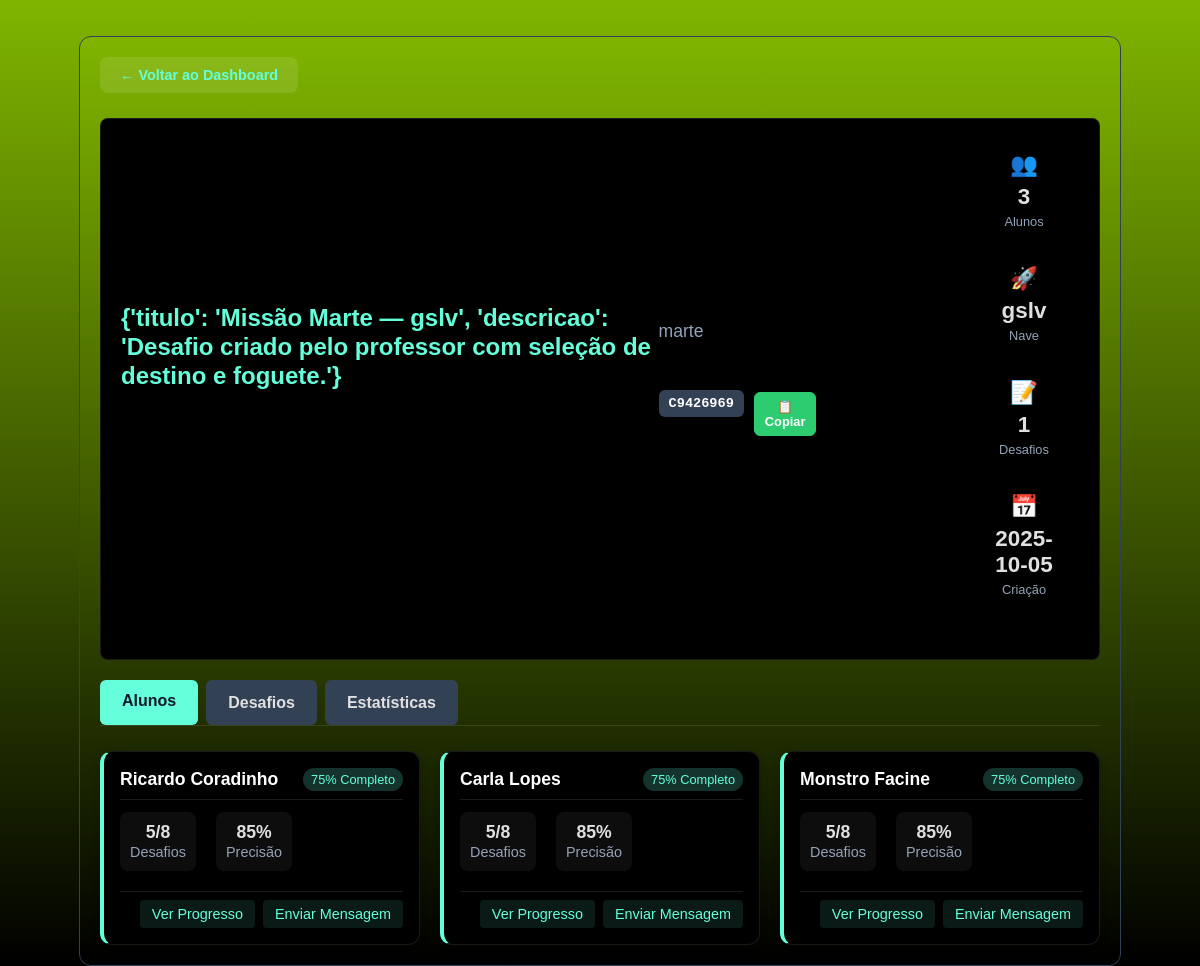
The app's page /professor/sala/C9426969, older data.
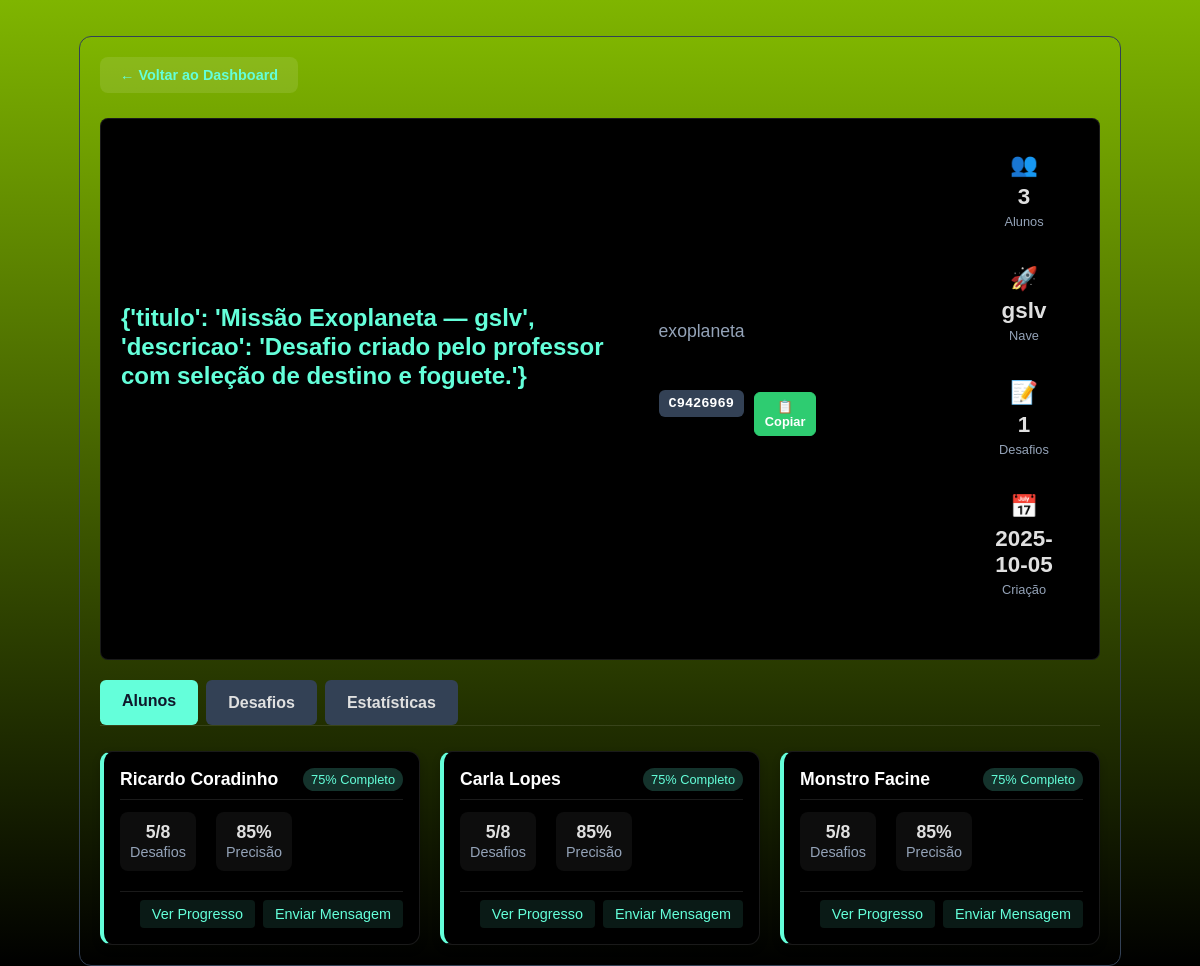
The same page, newer data.
### tables this page shows
CREATE TABLE salas_virtuais (
                    id INTEGER PRIMARY KEY AUTOINCREMENT,
                    codigo_sala TEXT UNIQUE NOT NULL,
                    professor_id INTEGER NOT NULL,
                    nome_sala TEXT NOT NULL,
                    destino TEXT NOT NULL,
                    nave_id TEXT NOT NULL,
                    desafios_json TEXT NOT NULL,
                    ativa BOOLEAN DEFAULT 1,
                    data_criacao DATETIME DEFAULT CURRENT_TIMESTAMP,
                    data_expiracao DATETIME, desafio_selecionado_index INTEGER,
                    FOREIGN KEY (professor_id) REFERENCES professores (id)
                );

### routes/professor.py (the view)
@professor_bp.route('/sala/<codigo_sala>', endpoint='professor_sala_detalhes')
def sala_detalhes(codigo_sala):
    print(f'Função sala_detalhes chamada para código: {codigo_sala}')  # Print de depuração
    sala_db = db_manager.buscar_sala_por_codigo_any(codigo_sala)
    if sala_db:
        try:
            alunos = db_manager.buscar_alunos_por_sala(sala_db['id'])
        except Exception:
            alunos = []
        for aluno in alunos:
            base = url_for('aluno.aluno_login', codigo_sala=codigo_sala, _external=True)
            try:
                from urllib.parse import urlencode
                aluno['acesso_url'] = f"{base}?" + urlencode({'nome': aluno.get('nome', '')})
            except Exception:
                aluno['acesso_url'] = base
        try:
            desafios = json.loads(sala_db.get('desafios_json') or '[]')
        except Exception:
            desafios = []
        sala_view = {
            'codigo_sala': sala_db.get('codigo_sala'),
            'nome_sala': sala_db.get('nome_sala'),
            'destino': sala_db.get('destino'),
            'nave_id': sala_db.get('nave_id'),
            'data_criacao': sala_db.get('data_criacao'),
            'ativa': sala_db.get('ativa'),
            'alunos': alunos,
            'desafios': desafios
        }
        return render_template('professor_sala_detalhes.html', sala=sala_view, alunos=alunos)
    return "Sala não encontrada", 404

### services/db.py (called while the page is built)
    def buscar_sala_por_codigo_any(self, codigo_sala):
        with sqlite3.connect(self.db_path) as conn:
            cursor = conn.cursor()
            cursor.execute('''
                SELECT s.*, p.nome as professor_nome
                FROM salas_virtuais s
                LEFT JOIN professores p ON s.professor_id = p.id
                WHERE UPPER(s.codigo_sala) = UPPER(?)
            ''', (codigo_sala,))
            sala = cursor.fetchone()
            if sala:
                columns = [description[0] for description in cursor.description]
                return dict(zip(columns, sala))
            return None

    def buscar_alunos_por_sala(self, sala_id):
        with sqlite3.connect(self.db_path) as conn:
            cursor = conn.cursor()
            cursor.execute('''
                SELECT id, nome, email, progresso_json, data_ingresso
                FROM alunos
                WHERE sala_id = ?
                ORDER BY data_ingresso DESC
            ''', (sala_id,))
            alunos = cursor.fetchall()
            columns = [description[0] for description in cursor.description]
            return [dict(zip(columns, aluno)) for aluno in alunos]

### templates/professor_sala_detalhes.html (shortened to what the changed rows need)
<!DOCTYPE html>
<html lang="pt-br">
<head>
    <link rel="stylesheet" href="{{ url_for('static', filename='css/style.css') }}">
    <link rel="stylesheet" href="{{ url_for('static', filename='css/detalhes.css') }}">
</head>
<body class="conteudo-centralizado">
    <div class="main-container">
        <header class="room-header">
        <div>
            <div class="challenge-title-section">
                <h1 class="challenge-title">
                    {% if sala.desafios %}
                        {{ sala.desafios[0] }}
                    {% else %}
                        Desafio CosmoCasa
                    {% endif %}
                </h1>
                <div class="room-subtitle">
                    <span class="room-destination">{{ sala.destino }}</span>
                    <div class="room-code-section">
                        <div class="room-code-display" id="share-code">{{ sala.codigo_sala }}</div>
                        <button class="share-btn" onclick="copiarCodigo()">
                            &#x1F4CB; Copiar
                        </button>
                        </div>
                    </div>
                </div>
            </div>
            <div class="room-info-grid">
                <div class="info-card">
                    <div class="info-icon">&#x1F680;</div>
                    <span class="info-number">{{ sala.nave_id }}</span>
                    <span class="info-label">Nave</span>
                </div>
                <div class="info-card">
                    <div class="info-icon">&#x1F4C5;</div>
                    <span class="info-number">{{ sala.data_criacao[:10] }}</span>
                    <span class="info-label">Criação</span>
                </div>
            </div>
        </header>
    </div>
</body>
</html>

Row changes from the older to the newer data that the page shows:
changed salas_virtuais "gslv": destino "marte" → "exoplaneta"
Text that changed along with them:
{{ sala.desafios[0] }}: "{'titulo': 'Missão Marte — gslv', 'descricao': 'Desafio criado pelo professor com seleção de destino e foguete.'}" → "{'titulo': 'Missão Exoplaneta — gslv', 'descricao': 'Desafio criado pelo professor com seleção de destino e foguete.'}"
